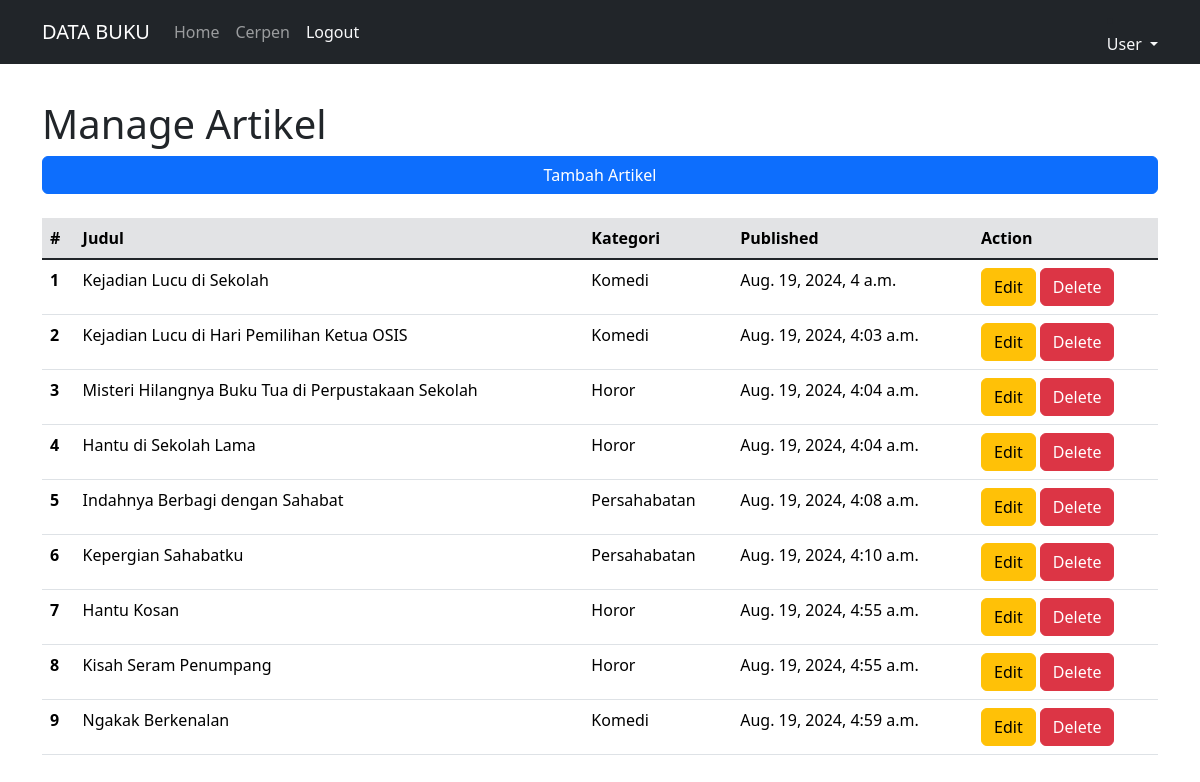
The page /cerpen/manage/ (signed in) on the database its author committed.
### cerpen/models.py (models this page shows, shortened)
class Cerpen(models.Model):
    judul               = models.CharField(max_length=255)
    isi                 = models.TextField()
    kategori            = models.CharField(max_length=255)
    published           = models.DateTimeField(auto_now_add=True)
    updated             = models.DateTimeField(auto_now=True)
    slug                = models.SlugField(blank=True, editable=False)

### cerpen/views.py (the view)
# urls.py: path('manage/', CerpenManageView.as_view(), name='manage'),
class CerpenManageView(LoginRequiredMixin,ListView,IsPembacaMixin):
    model = Cerpen
    template_name = "cerpen/cerpen_manage.html"
    context_object_name = 'cerpen_list'

### cerpen/templates/cerpen/cerpen_manage.html (shortened to what this page needs)
{% extends "base.html" %}
{% block contents %}
    <h1>Manage Artikel</h1>
    <a type="button" class="btn btn-primary w-100" href="{% url 'cerpen:create' %}" >Tambah Artikel</a>
    <table class="table mt-4">
        <thead class="table-secondary" >
            <tr>
            <th scope="col">#</th>
            <th scope="col">Judul</th>
            <th scope="col">Kategori</th>
            <th scope="col">Published</th>
            <th scope="col">Action</th>
            </tr>
        </thead>
        <tbody class="table-group-divider">
            {% for cerpen in cerpen_list %}
                <tr>
                    <th scope="row">{{forloop.counter}}</th>
                    <td>{{cerpen.judul}}</td>
                    <td>{{cerpen.kategori}}</td>
                    <td>{{cerpen.published}}</td>
                    <td>
                        <a  class="btn btn-warning" href="{% url 'cerpen:update' cerpen.id %}" >Edit</a>
                        <a  class="btn btn-danger" href="{% url 'cerpen:delete' cerpen.id %}" >Delete</a>
                    </td>
                </tr>
            {% endfor %}
        </tbody>
    </table>
{% endblock contents %}

### templates/base.html (shortened to what this page needs)
{% load static %}
<!DOCTYPE html>
<html>
<head>
    {% include "snippets/styles.html" %}
</head>
<body>
    {% include "snippets/navbar.html" %}
    <div class="container" style="margin-top: 100px">
        {% block contents %}
        {% endblock contents %}
    </div>
</body>
</html>

### templates/snippets/styles.html
{% load static %}
<link rel="stylesheet" type="text/css" href="{% static 'vendor/bootstrap/css/bootstrap.min.css' %}">

### templates/snippets/navbar.html (shortened to what this page needs)
<nav class="navbar fixed-top navbar-expand-lg navbar-dark bg-dark">
    <div class="container">
      <a class="navbar-brand" href="{% url 'home' %}">DATA BUKU</a>
      <div class="collapse navbar-collapse" id="navbarNavDropdown">
        <ul class="navbar-nav">
          <li class="nav-item">
            <a class="nav-link " href="{% url 'home' %}">Home</a>
          </li>
          <li class="nav-item">
            <a class="nav-link " href="{% url 'cerpen:list' 1 %}">Cerpen</a>
          </li>
          <a class="nav-link text-light" href="{% url 'logout' %}">Logout</a>
        </ul>
        <li class="nav-item dropdown ms-auto">
            <a class="nav-link dropdown-toggle text-light" href="#" role="button" data-bs-toggle="dropdown" aria-expanded="false">
              User
            </a>
          </li>
      </div>
    </div>
  </nav>

### templates/snippets/scripts.html (shortened to what this page needs)
{% load static %}

### rows shown on the page
Cerpen: judul "Kejadian Lucu di Sekolah", kategori "Komedi", published "Aug. 19, 2024, 4 a.m."
Cerpen: judul "Kejadian Lucu di Hari Pemilihan Ketua OSIS", kategori "Komedi", published "Aug. 19, 2024, 4:03 a.m."
Cerpen: judul "Misteri Hilangnya Buku Tua di Perpustakaan Sekolah", kategori "Horor", published "Aug. 19, 2024, 4:04 a.m."
Cerpen: judul "Hantu di Sekolah Lama", kategori "Horor", published "Aug. 19, 2024, 4:04 a.m."
Cerpen: judul "Indahnya Berbagi dengan Sahabat", kategori "Persahabatan", published "Aug. 19, 2024, 4:08 a.m."
Cerpen: judul "Kepergian Sahabatku", kategori "Persahabatan", published "Aug. 19, 2024, 4:10 a.m."
Cerpen: judul "Hantu Kosan", kategori "Horor", published "Aug. 19, 2024, 4:55 a.m."
Cerpen: judul "Kisah Seram Penumpang", kategori "Horor", published "Aug. 19, 2024, 4:55 a.m."
Cerpen: judul "Ngakak Berkenalan", kategori "Komedi", published "Aug. 19, 2024, 4:59 a.m."
